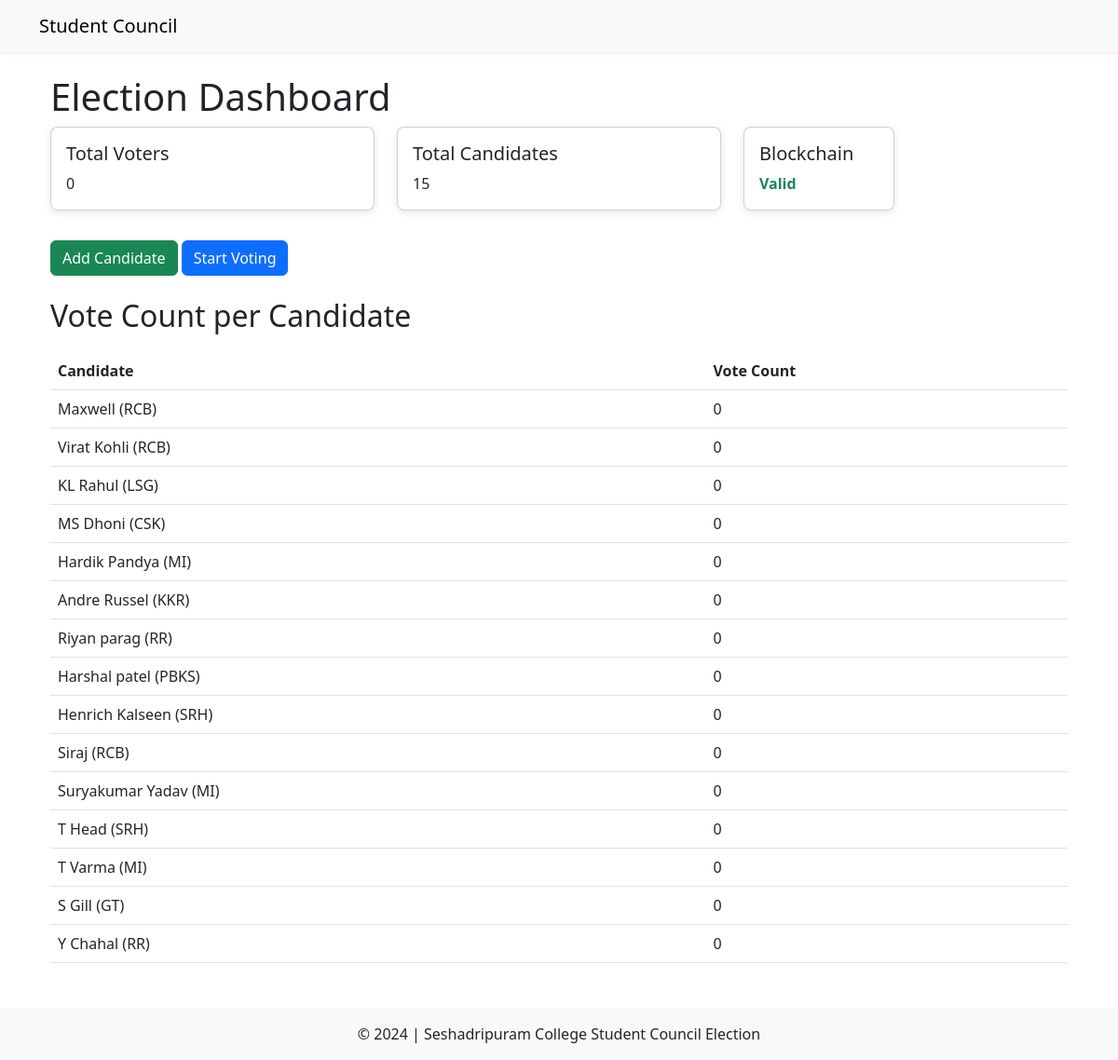
The page /election/dashboard/ on the database its author committed.
### election/models.py (models this page shows, shortened)
class Candidate(models.Model):
    candidate_key = models.UUIDField(default=uuid.uuid4, editable=False, unique=True)
    name = models.CharField(max_length=100)
    forum = models.CharField(max_length=100)
    image = models.ImageField(upload_to='candidate_images/', blank=True, null=True)  # New field for the candidate's image

### election/views.py (the view)
# urls.py: path('dashboard/', dashboard, name='dashboard'),
def dashboard(request):
    total_votes = Vote.objects.count()
    total_candidates = Candidate.objects.count()
    candidate_votes = {candidate: Vote.objects.filter(candidates=candidate).count() for candidate in Candidate.objects.all()}
    sorted_candidate_votes = sorted(candidate_votes.items(), key=lambda x: x[1], reverse=True)
    valid_blockchain = is_blockchain_valid()
    context = {
        'total_votes': total_votes,
        'total_candidates': total_candidates,
        'sorted_candidate_votes': sorted_candidate_votes,
        'valid_blockchain': valid_blockchain,
    }
    return render(request, 'election/dashboard.html', context)

### election/utils.py (called while the page is built, shortened)
def is_blockchain_valid():
    votes = Vote.objects.all().order_by('timestamp')  # Ensure votes are checked in chronological order
    if not votes.exists():
        print("No votes found in the blockchain.")
        return True  # Consider an empty blockchain as valid

### election/templates/election/dashboard.html (shortened to what this page needs)
{% extends 'voting/base.html' %}
{% block content %}
<div class="container mt-4">
    <h1>Election Dashboard</h1>
    <div class="row">
        <div class="col-md-4">
            <div class="card mb-3">
                <div class="card-body">
                    <h5 class="card-title">Total Voters</h5>
                    <p class="card-text">{{ total_votes }}</p>
                </div>
            </div>
        </div>
        <div class="col-md-4">
            <div class="card mb-3">
                <div class="card-body">
                    <h5 class="card-title">Total Candidates</h5>
                    <p class="card-text">{{ total_candidates }}</p>
                </div>
            </div>
        </div>
        <div class="col-md-2">
            <div class="card mb-3">
                <div class="card-body">
                    <h5 class="card-title">Blockchain</h5>
                    <p class="card-text {% if valid_blockchain %}text-success fw-bold{% else %}text-danger fw-bold{% endif %}">
                        {% if valid_blockchain %}Valid{% else %}Invalid{% endif %}
                    </p>
                </div>
            </div>
        </div>
    </div>
    <button class="btn btn-success mt-3" onclick="window.location.href='{% url 'add_candidate' %}'">Add Candidate</button>
    <button class="btn btn-primary mt-3" onclick="window.location.href='{% url 'scan_qr' %}'">Start Voting</button>
    <h2 class="mt-4">Vote Count per Candidate</h2>
    <table class="table">
        <thead>
            <tr>
                <th>Candidate</th>
                <th>Vote Count</th>
            </tr>
        </thead>
        <tbody>
            {% for candidate, count in sorted_candidate_votes %}
            <tr>
                <td>{{ candidate.name }} ({{ candidate.forum }})</td>
                <td>{{ count }}</td>
            </tr>
            {% endfor %}
        </tbody>
    </table>
</div>
{% endblock %}

### election/templates/election/dashboard.html (style rules this page uses)
.card { border-radius: 8px; box-shadow: 0 2px 8px rgba(0, 0, 0, 0.1); }
table { margin-top: 20px; }

### rows shown on the page
Candidate: name "Maxwell", forum "RCB", count "0"
Candidate: name "Virat Kohli", forum "RCB", count "0"
Candidate: name "KL Rahul", forum "LSG", count "0"
Candidate: name "MS Dhoni", forum "CSK", count "0"
Candidate: name "Hardik Pandya", forum "MI", count "0"
Candidate: name "Andre Russel", forum "KKR", count "0"
Candidate: name "Riyan parag", forum "RR", count "0"
Candidate: name "Harshal patel", forum "PBKS", count "0"
Candidate: name "Henrich Kalseen", forum "SRH", count "0"
Candidate: name "Siraj", forum "RCB", count "0"
Candidate: name "Suryakumar Yadav", forum "MI", count "0"
Candidate: name "T Head", forum "SRH", count "0"
Candidate: name "T Varma", forum "MI", count "0"
Candidate: name "S Gill", forum "GT", count "0"
Candidate: name "Y Chahal", forum "RR", count "0"

### other values the page prints
{{ total_votes }} "0"
{{ total_candidates }} "15"
